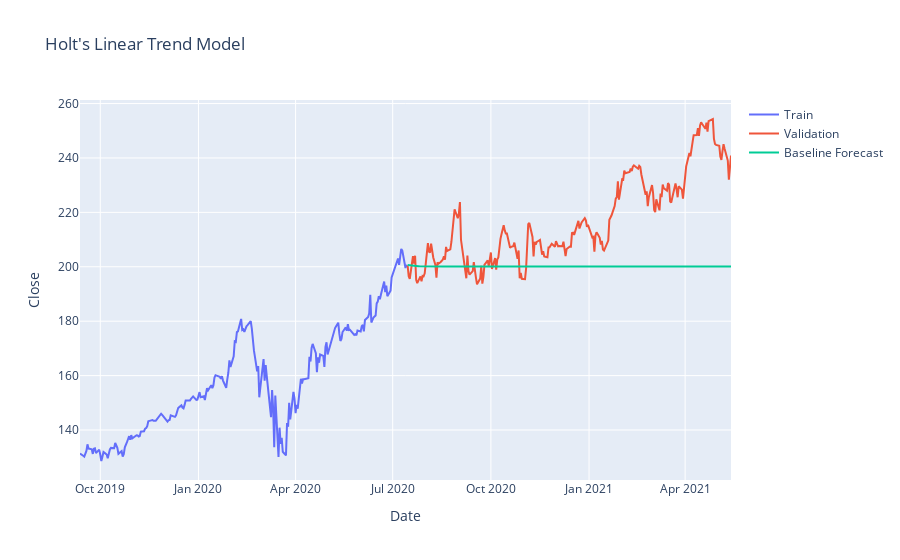
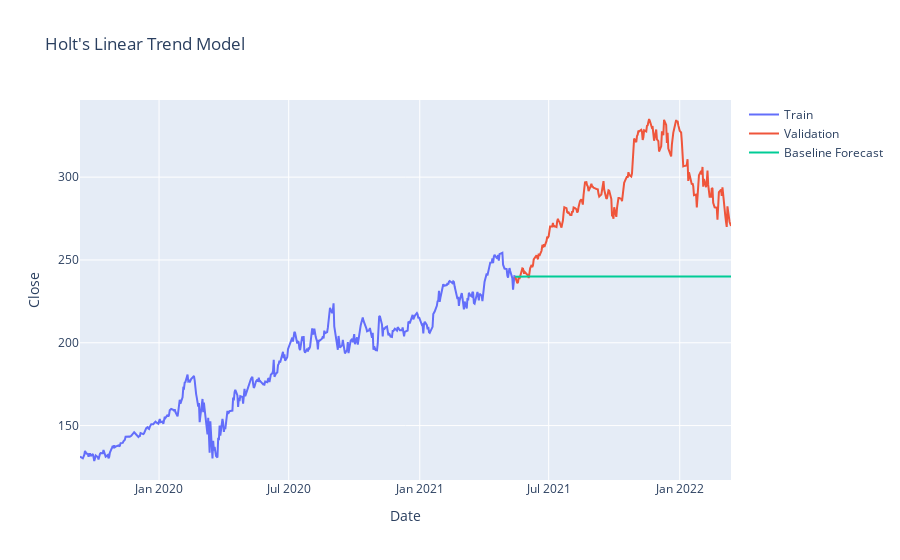
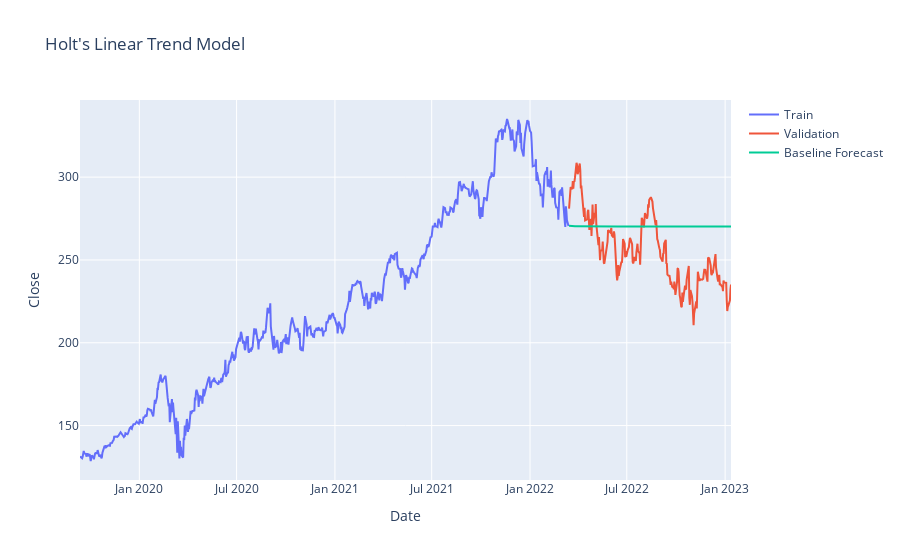
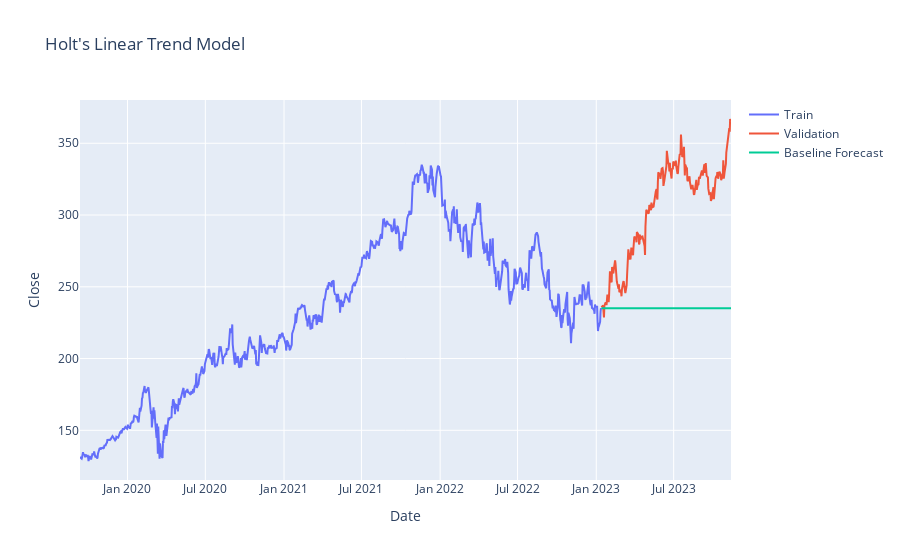

The code cell stored with these charts, in order, in its notebook:
### Code cell
for i, (train_index, test_index) in enumerate(tscv.split(raw_data)):
    
    # Create train/test datraframes using the indexes from tcsv
    train_df = raw_data.iloc[train_index, :]
    test_df = raw_data.iloc[test_index, :]

    holt_lin = Holt(train_df['Close'], damped_trend=True)
    holt_lin_model = holt_lin.fit(optimized = True)
    forecast_2 = holt_lin_model.forecast(test_df.shape[0])

    # Plotting the forecasted values alongside actual data and previous data (training data) 
    print(f"Fold {i+1}:") 
    plt_forecast(forecast_2, fc_method='Holt\'s Linear Trend Model', train=train_df, test= test_df)
    
    results_dict = fcast_evaluation(forecast_2.values, test_df['Close'].values)
    results_dict['Smoothing Level'] = holt_lin_model.params['smoothing_level']
    results_dict['Smoothing Trend'] = holt_lin_model.params['smoothing_trend']
    holt_lin_results_df.iloc[i] = results_dict

### Figure 1 — Plotly figure (JSON) as saved in the notebook; plotly's stock layout.template omitted (floating-point values rounded to 4 significant figures; data arrays with more than 128 entries replaced by an {"elided": "..."} marker saying what was removed)
{"data": [{"mode": "lines", "name": "Train", "type": "scatter", "x": {"elided": "307 str values"}, "y": {"elided": "307 float values"}}, {"mode": "lines", "name": "Validation", "type": "scatter", "x": {"elided": "304 str values"}, "y": {"elided": "304 float values"}}, {"mode": "lines", "name": "Baseline Forecast", "type": "scatter", "x": {"elided": "304 str values"}, "y": {"elided": "304 float values"}}], "layout": {"title": {"text": "Holt's Linear Trend Model"}, "xaxis": {"title": {"text": "Date"}}, "yaxis": {"title": {"text": "Close"}}}}

### Figure 2 — Plotly figure (JSON) as saved in the notebook; plotly's stock layout.template omitted (floating-point values rounded to 4 significant figures; data arrays with more than 128 entries replaced by an {"elided": "..."} marker saying what was removed)
{"data": [{"mode": "lines", "name": "Train", "type": "scatter", "x": {"elided": "611 str values"}, "y": {"elided": "611 float values"}}, {"mode": "lines", "name": "Validation", "type": "scatter", "x": {"elided": "304 str values"}, "y": {"elided": "304 float values"}}, {"mode": "lines", "name": "Baseline Forecast", "type": "scatter", "x": {"elided": "304 str values"}, "y": {"elided": "304 float values"}}], "layout": {"title": {"text": "Holt's Linear Trend Model"}, "xaxis": {"title": {"text": "Date"}}, "yaxis": {"title": {"text": "Close"}}}}

### Figure 3 — Plotly figure (JSON) as saved in the notebook; plotly's stock layout.template omitted (floating-point values rounded to 4 significant figures; data arrays with more than 128 entries replaced by an {"elided": "..."} marker saying what was removed)
{"data": [{"mode": "lines", "name": "Train", "type": "scatter", "x": {"elided": "915 str values"}, "y": {"elided": "915 float values"}}, {"mode": "lines", "name": "Validation", "type": "scatter", "x": {"elided": "304 str values"}, "y": {"elided": "304 float values"}}, {"mode": "lines", "name": "Baseline Forecast", "type": "scatter", "x": {"elided": "304 str values"}, "y": {"elided": "304 float values"}}], "layout": {"title": {"text": "Holt's Linear Trend Model"}, "xaxis": {"title": {"text": "Date"}}, "yaxis": {"title": {"text": "Close"}}}}

### Figure 4 — Plotly figure (JSON) as saved in the notebook; plotly's stock layout.template omitted (floating-point values rounded to 4 significant figures; data arrays with more than 128 entries replaced by an {"elided": "..."} marker saying what was removed)
{"data": [{"mode": "lines", "name": "Train", "type": "scatter", "x": {"elided": "1219 str values"}, "y": {"elided": "1219 float values"}}, {"mode": "lines", "name": "Validation", "type": "scatter", "x": {"elided": "304 str values"}, "y": {"elided": "304 float values"}}, {"mode": "lines", "name": "Baseline Forecast", "type": "scatter", "x": {"elided": "304 str values"}, "y": {"elided": "304 float values"}}], "layout": {"title": {"text": "Holt's Linear Trend Model"}, "xaxis": {"title": {"text": "Date"}}, "yaxis": {"title": {"text": "Close"}}}}
